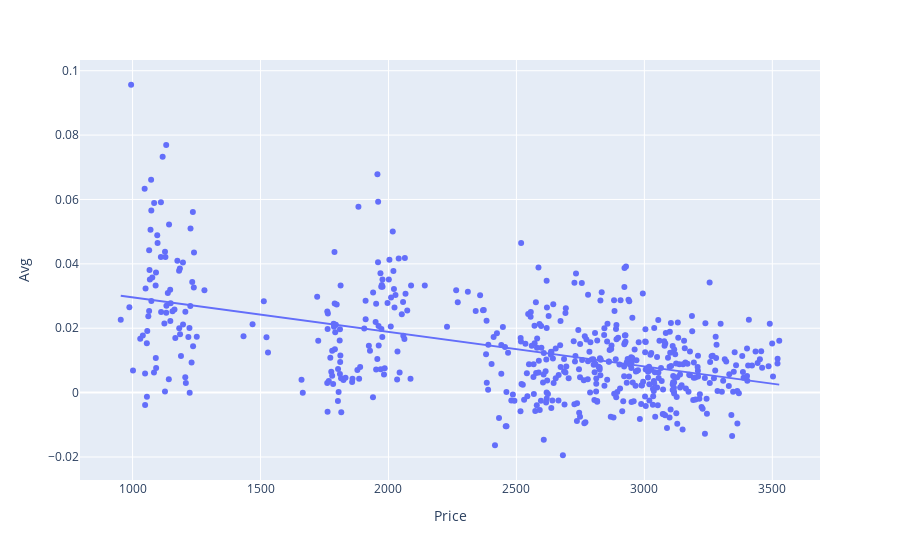

The notebook cell saved with this chart:
### Code cell
fig3 = px.scatter(df, x="Price", y = "Avg", trendline="ols")
fig3

### Figure 1 — Plotly figure (JSON) as saved in the notebook; plotly's stock layout.template omitted (floating-point values rounded to 4 significant figures; data arrays with more than 128 entries replaced by an {"elided": "..."} marker saying what was removed)
{"data": [{"hovertemplate": "Price=%{x}<br>Avg=%{y}<extra></extra>", "legendgroup": "", "marker": {"color": "#636efa", "symbol": "circle"}, "mode": "markers", "name": "", "orientation": "v", "showlegend": false, "type": "scatter", "x": {"elided": "543 float values"}, "xaxis": "x", "y": {"elided": "543 float values"}, "yaxis": "y"}, {"hovertemplate": "<b>OLS trendline</b><br>Avg = -1.07257e-05 * Price + 0.0403028<br>R<sup>2</sup>=0.250944<br><br>Price=%{x}<br>Avg=%{y} <b>(trend)</b><extra></extra>", "legendgroup": "", "marker": {"color": "#636efa", "symbol": "circle"}, "mode": "lines", "name": "", "showlegend": false, "type": "scatter", "x": {"elided": "543 float values"}, "xaxis": "x", "y": {"elided": "543 float values"}, "yaxis": "y"}], "layout": {"legend": {"tracegroupgap": 0}, "margin": {"t": 60}, "xaxis": {"anchor": "y", "domain": [0, 1], "title": {"text": "Price"}}, "yaxis": {"anchor": "x", "domain": [0, 1], "title": {"text": "Avg"}}}}
